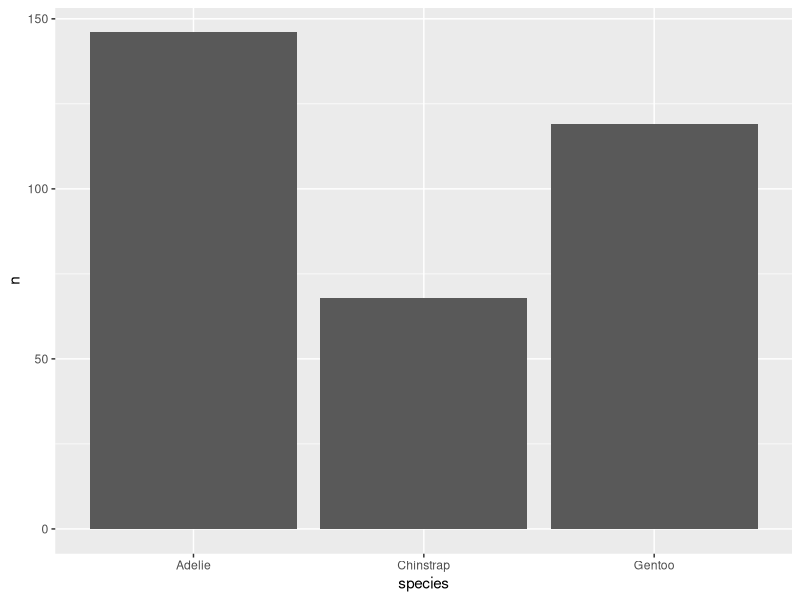
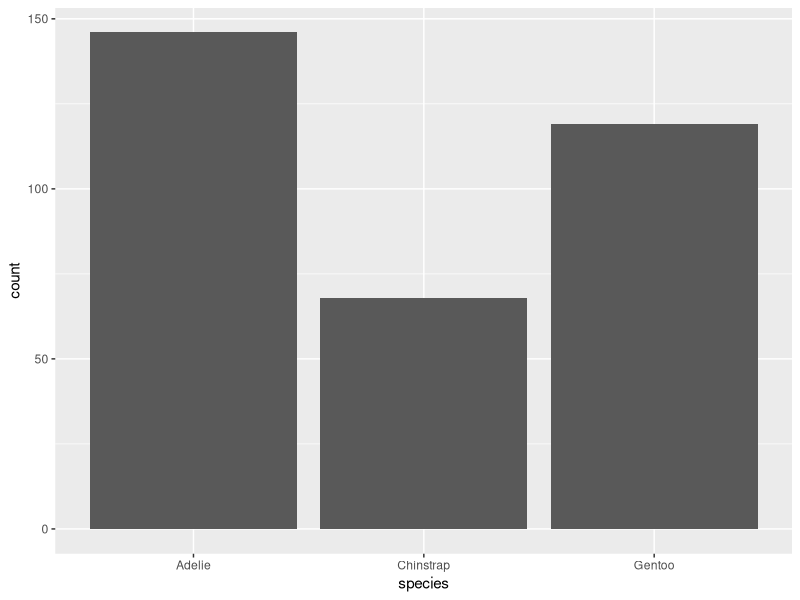
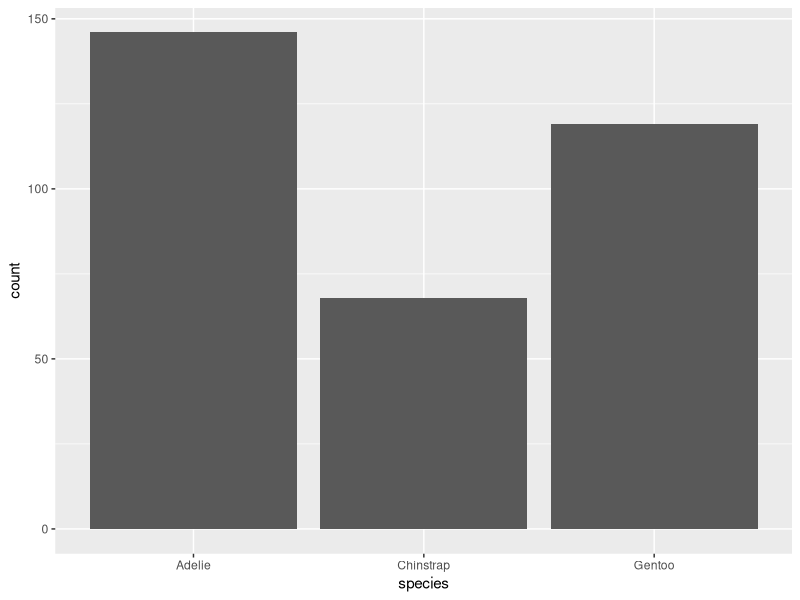
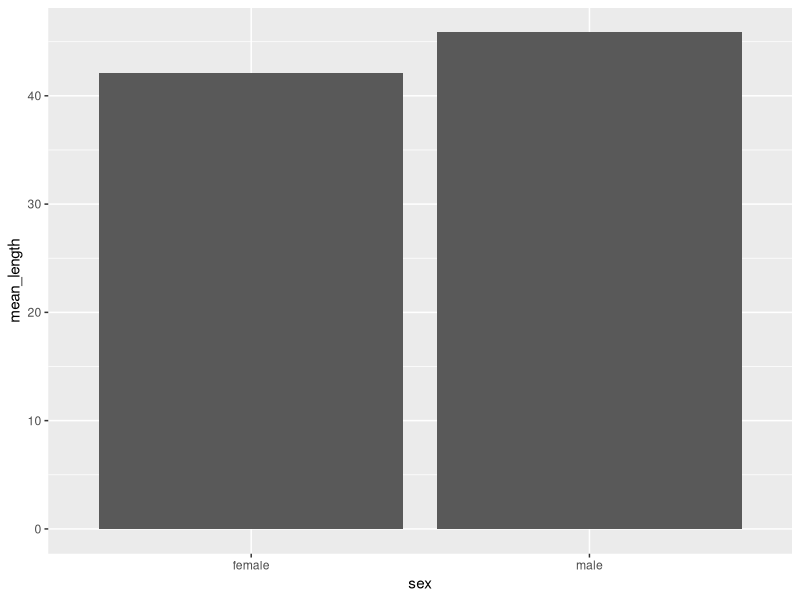
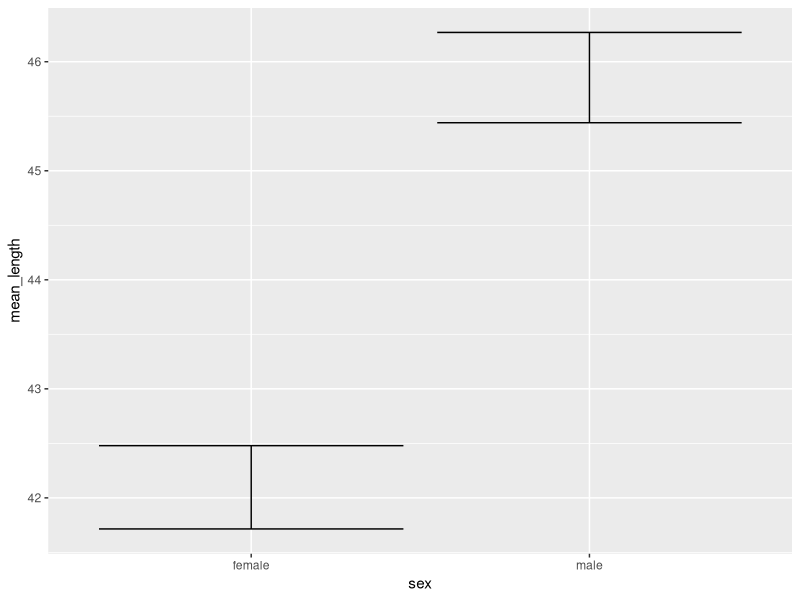
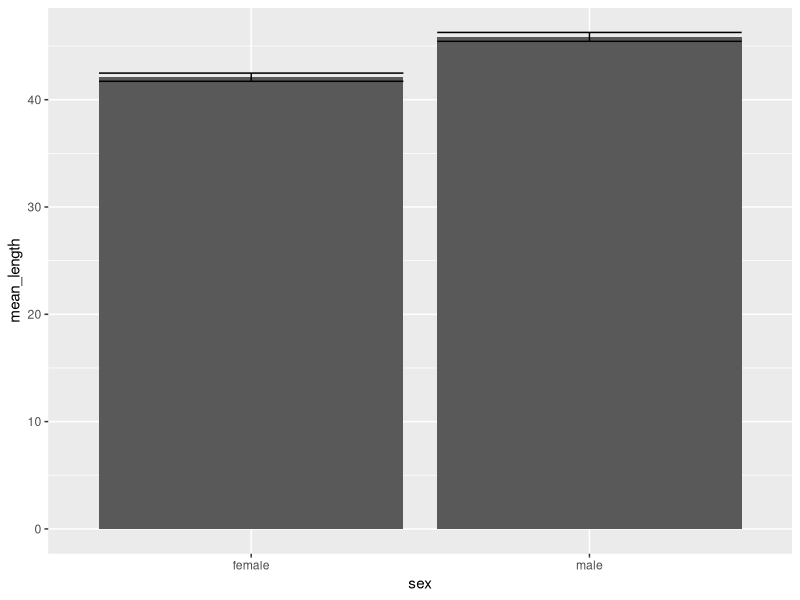
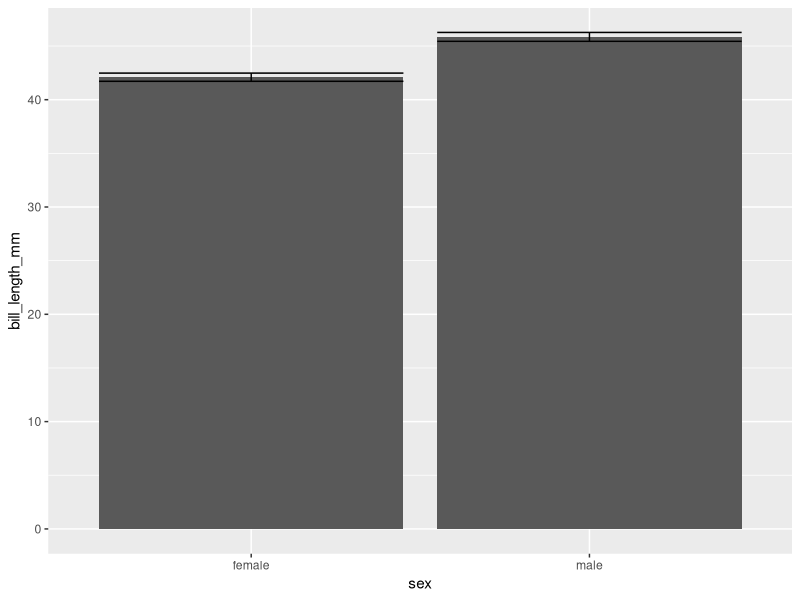
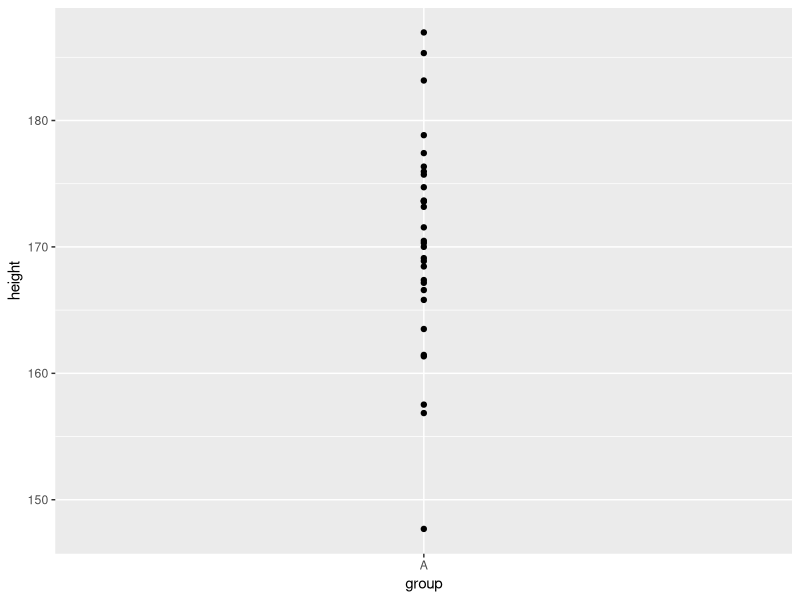

Here is the R script that generated these plots, in order: (Note: this script raises an error after producing the figures.)
## ---- chunk 1
library(tidyverse)
library(palmerpenguins)

penguins <- penguins %>% 
  drop_na()
## ---- chunk 2
penguins %>% 
  count(species) %>% 
  
  ggplot(aes(x = species, y = n)) +
  geom_col()
## ---- chunk 3
penguins %>% 
  ggplot(aes(x = species)) +
  geom_bar()
## ---- chunk 4
penguins %>% 
  ggplot(aes(x = species)) +
  stat_count()
## ---- chunk 5
df_bar <- penguins %>% 
  group_by(sex) %>% 
  summarize(
    mean_length = mean(bill_length_mm)
  ) %>% 
  ungroup()

df_bar
## ---- chunk 6
df_bar %>% 
  ggplot(aes(x = sex, y = mean_length)) +
  geom_col()
## ---- chunk 7
df_errorbar <- penguins %>% 
  group_by(sex) %>% 
  summarize(
    mean_length = mean(bill_length_mm),
    se = sqrt(var(bill_length_mm)/length(bill_length_mm)),
  ) %>% 
  ungroup() %>% 
  mutate(
    lower = mean_length - se,
    upper = mean_length + se
  )

df_errorbar
## ---- chunk 8
df_errorbar %>% 
  ggplot(aes(x = sex, y = mean_length, ymin = lower, ymax = upper)) +
  geom_errorbar()
## ---- chunk 9
ggplot() +
  geom_col(
    data = df_bar,
    aes(x = sex, y = mean_length)
  ) +
  geom_errorbar(
    data = df_errorbar,
    aes(x = sex, y = mean_length, ymin = lower, ymax = upper)
  )
## ---- chunk 10
penguins %>% 
  ggplot(aes(x = sex, y = bill_length_mm)) +
  stat_summary(geom = "bar") +
  stat_summary(geom = "errorbar")
## ---- chunk 11
height_df <- tibble(group = "A",
                    height = rnorm(30, 170, 10))

height_df
## ---- chunk 12
height_df %>% 
  ggplot(aes(x = group, y = height)) +
  geom_point()
## ---- chunk 13
height_df %>% 
  ggplot(aes(x = group, y = height)) +
  stat_summary()
## ---- chunk 14
mean_se
## ---- chunk 15
mean_se(height_df$height)
## ---- chunk 16
height_df %>% 
  ggplot(aes(x = group, y = height)) +
  stat_summary(
    geom = "pointrange",
    fun.data = mean_se
  )
## ---- chunk 17
ggplot() +
  layer(
    data     = penguins,
    mapping  = aes(x = species),
    geom     = "bar",
    stat     = "count",
    position = "identity"
  )
## ---- chunk 18
penguins %>% 
  ggplot(aes(x = species)) +
  geom_bar(
    stat = "count"     # 缺省值
  )
## ---- chunk 19
penguins %>% 
  ggplot(aes(x = species)) +
  stat_count(
    geom = "bar"       # 缺省值
  )
## ---- chunk 20
ggplot() +
  layer(
    data     = df,
    mapping  = aes(x = group, y = score),
    geom     = "bar",
    stat     = "summary",
    position = "identity"
    ) +
  layer(
    data     = df,
    mapping  = aes(x = group, y = score),
    geom     = "errorbar",
    stat     = "summary",
    position = "identity"
    ) 
## ---- chunk 21
ggplot() +
  stat_summary(
    data     = df,
    mapping  = aes(x = group, y = score),
    geom     = "bar"
    ) +
  stat_summary(
    data     = df,
    mapping  = aes(x = group, y = score),
    geom     = "errorbar"
    ) 
## ---- chunk 22
ggplot() +
  geom_bar(
    data     = df,
    mapping  = aes(x = group, y = score),
    stat     = "summary"
    ) +
  geom_errorbar(
    data     = df,
    mapping  = aes(x = group, y = score),
    stat     = "summary"
    ) 
## ---- chunk 23
penguins %>% 
  ggplot(aes(x = species, y = bill_length_mm)) +
  geom_point() 
## ---- chunk 24
n_fun <- function(x) {
  data.frame(y = 62,
            label = length(x),
            color = ifelse(length(x) > 100, "red", "blue")
            )
}


penguins %>% 
  ggplot(aes(x = species, y = bill_length_mm)) +
  geom_boxplot() +
  geom_jitter() +
  stat_summary(
    fun.data = n_fun,
    geom = "text"
  )
